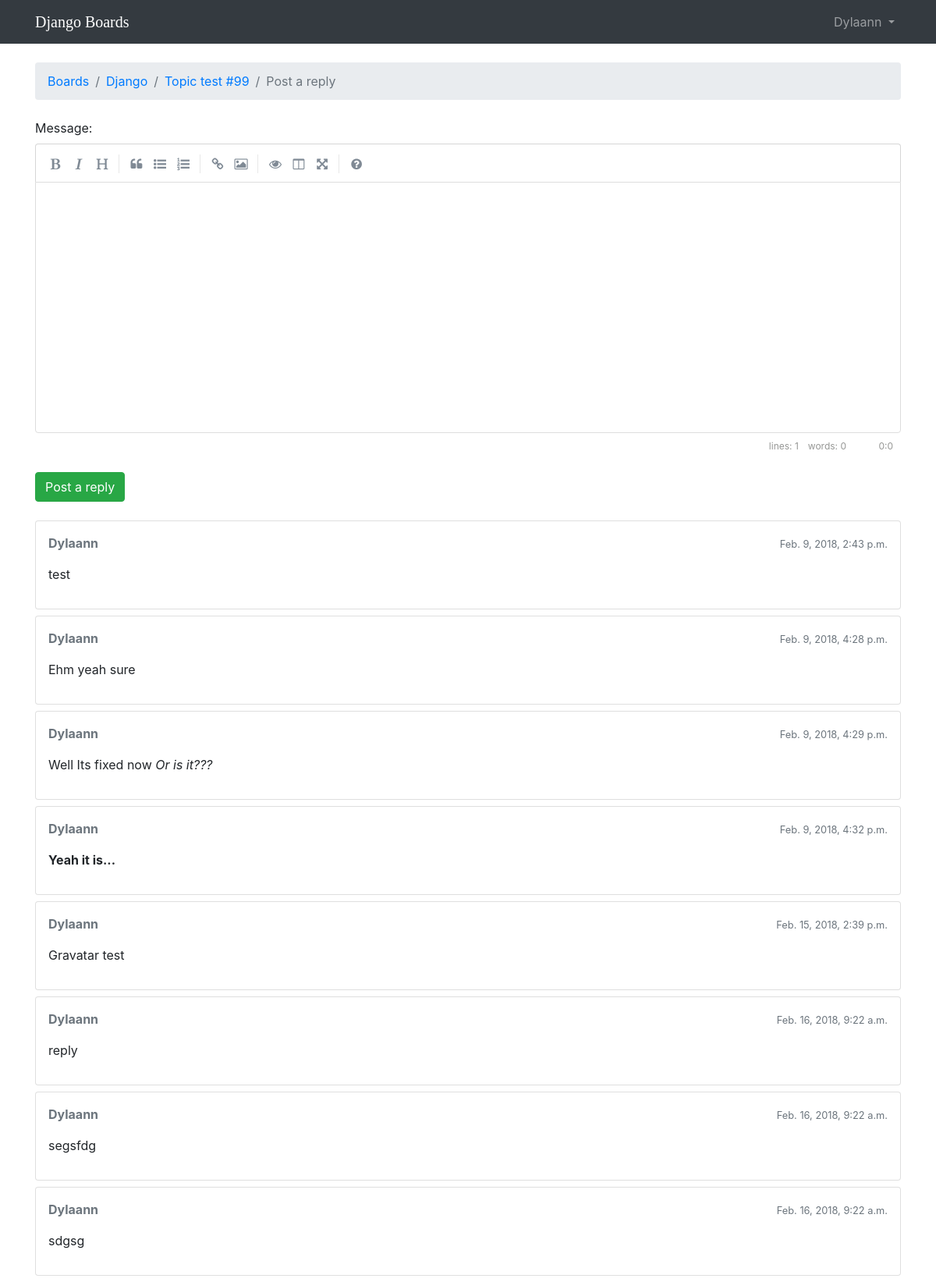
The app's page /boards/1/topics/103/reply/ (signed in) with its own data.
### boards/models.py (models this page shows, shortened)
class Topic(models.Model):
    subject = models.CharField(max_length=255)
    last_updated = models.DateTimeField(auto_now_add=True)
    board = models.ForeignKey(Board, on_delete = models.CASCADE, related_name='topics')
    starter = models.ForeignKey(User, on_delete = models.CASCADE, related_name='topics')
    views = models.PositiveIntegerField(default=0)

class Board(models.Model):
    name = models.CharField(max_length=30, unique=True)
    description = models.CharField(max_length=100)

class Post(models.Model):
    message = models.TextField(max_length=4000)
    topic = models.ForeignKey(Topic, on_delete = models.CASCADE, related_name='posts')
    created_at = models.DateTimeField(auto_now_add=True)
    updated_at = models.DateTimeField(null=True)
    created_by = models.ForeignKey(User, on_delete = models.CASCADE, related_name='posts')
    updated_by = models.ForeignKey(User, on_delete = models.CASCADE, null=True, related_name='+')
    def get_message_as_markdown(self):
        return mark_safe(markdown(self.message, safe_mode='escape'))

### boards/views.py (the view)
# urls.py: url(r'^boards/(?P<pk>\d+)/topics/(?P<topic_pk>\d+)/reply/$', views.reply_topic, name='reply_topic'),
@login_required
def reply_topic(request, pk, topic_pk):
    topic = get_object_or_404(Topic, board__pk=pk, pk=topic_pk)
    if request.method == 'POST':
        form = PostForm(request.POST)
        if form.is_valid():
            post = form.save(commit=False)
            post.topic = topic
            post.created_by = request.user
            post.save()
            topic.last_updated = timezone.now()
            topic.save()
            topic_url = reverse('topic_posts', kwargs={'pk': pk, 'topic_pk': topic_pk})
            topic_post_url = '{url}?page={page}#{id}'.format(
                url=topic_url,
                id=post.pk,
                page=topic.get_page_count()
            )
            return redirect(topic_post_url)
    else:
        form = PostForm()
    return render(request, 'reply_topic.html', {'topic': topic, 'form': form})

### boards/templatetags/form_tags.py (called while the page is built)
@register.filter
def input_class(bound_field):
    css_class = ''
    if bound_field.form.is_bound:
        if bound_field.errors:
            css_class = 'is-invalid'
        elif field_type(bound_field) != 'PasswordInput':
            css_class = 'is-valid'
    return 'form-control {}'.format(css_class)

### templates/reply_topic.html (shortened to what this page needs)
{% extends 'base.html' %}
{% load static %}
{% block stylesheet %}
  <link rel="stylesheet" href="{% static 'css/simplemde.min.css' %}">
{% endblock %}
{% block breadcrumb %}
  <li class="breadcrumb-item"><a href="{% url 'home' %}">Boards</a></li>
  <li class="breadcrumb-item"><a href="{% url 'board_topics' topic.board.pk %}">{{ topic.board.name }}</a></li>
  <li class="breadcrumb-item"><a href="{% url 'topic_posts' topic.board.pk topic.pk %}">{{ topic.subject }}</a></li>
  <li class="breadcrumb-item active">Post a reply</li>
{% endblock %}
{% block content %}
  <form method="post" class="mb-4" novalidate>
    {% include 'includes/form.html' %}
    <button type="submit" class="btn btn-success">Post a reply</button>
  </form>
  {% for post in topic.posts.all %}
    <div class="card mb-2">
      <div class="card-body p-3">
        <div class="row mb-3">
          <div class="col-6">
            <strong class="text-muted">{{ post.created_by.username }}</strong>
          </div>
          <div class="col-6 text-right">
            <small class="text-muted">{{ post.created_at }}</small>
          </div>
        </div>
        {{ post.get_message_as_markdown }}
      </div>
    </div>
  {% endfor %}
{% endblock %}

### templates/base.html (shortened to what this page needs)
{% load static %}<!DOCTYPE html>
<html>
  <head>
    <link rel="stylesheet" href="{% static 'css/bootstrap.min.css' %}">
    <link rel="stylesheet" href="{% static 'css/app.css' %}">
    {% block stylesheet %}{% endblock %}
  </head>
  <body>
    {% block body %}
      <nav class="navbar navbar-expand-sm navbar-dark bg-dark">
        <div class="container">
          <a class="navbar-brand" href="{% url 'home' %}">Django Boards</a>
          <div class="collapse navbar-collapse" id="mainMenu">
            {% if user.is_authenticated %}
              <ul class="navbar-nav ml-auto">
                <li class="nav-item dropdown">
                  <a class="nav-link dropdown-toggle" href="#" id="userMenu" data-toggle="dropdown" aria-haspopup="true" aria-expanded="false">
                    {{ user.username }}
                  </a>
                </li>
              </ul>
            {% else %}
              <form class="form-inline ml-auto">
                <a href="{% url 'login' %}" class="btn btn-outline-secondary">Log in</a>
                <a href="{% url 'signup' %}" class="btn btn-primary ml-2">Sign up</a>
              </form>
            {% endif %}
          </div>
        </div>
      </nav>
      <div class="container">
        <ol class="breadcrumb my-4">
          {% block breadcrumb %}
          {% endblock %}
        </ol>
        {% block content %}
        {% endblock %}
      </div>
    {% endblock body %}
  </body>
</html>

### static/css/app.css (style rules this page uses)
.navbar-brand { font-family: 'Lobster', cursive; }

### records on screen
Topic: board.name "Django", subject "Topic test #99"
Post: created_by.username "Dylaann", created_at "Feb. 9, 2018, 2:43 p.m.", get_message_as_markdown "test"
Post: created_by.username "Dylaann", created_at "Feb. 9, 2018, 4:28 p.m.", get_message_as_markdown "Ehm yeah sure"
Post: created_by.username "Dylaann", created_at "Feb. 9, 2018, 4:29 p.m.", get_message_as_markdown "Well Its fixed now Or is it???"
Post: created_by.username "Dylaann", created_at "Feb. 9, 2018, 4:32 p.m.", get_message_as_markdown "Yeah it is..."
Post: created_by.username "Dylaann", created_at "Feb. 15, 2018, 2:39 p.m.", get_message_as_markdown "Gravatar test"
Post: created_by.username "Dylaann", created_at "Feb. 16, 2018, 9:22 a.m.", get_message_as_markdown "reply"
Post: created_by.username "Dylaann", created_at "Feb. 16, 2018, 9:22 a.m.", get_message_as_markdown "segsfdg"
Post: created_by.username "Dylaann", created_at "Feb. 16, 2018, 9:22 a.m.", get_message_as_markdown "sdgsg"

### other values on screen
{{ user.username }} "Dylaann"
{{ field.label_tag }} "Message:"
